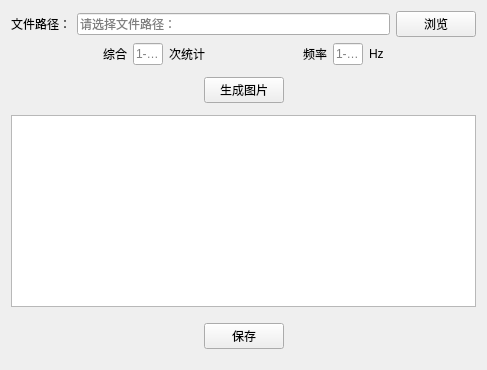
            <widget class="QWidget" name="tab">
             <attribute name="title">
              <string>辐射噪声位置与强度联合分布</string>
             </attribute>
             <layout class="QVBoxLayout" name="verticalLayout_16">
              <item>
               <layout class="QHBoxLayout" name="horizontalLayout_49" stretch="0,10,1">
                <item>
                 <widget class="QLabel" name="label_39">
                  <property name="text">
                   <string>文件路径：</string>
                  </property>
                 </widget>
                </item>
                <item>
                 <widget class="QLineEdit" name="tab6_1_browse_filepass_text">
                  <property name="placeholderText">
                   <string>请选择文件路径：</string>
                  </property>
                 </widget>
                </item>
                <item>
                 <widget class="QPushButton" name="tab6_1_browse_filepass_button">
                  <property name="text">
                   <string>浏览</string>
                  </property>
                 </widget>
                </item>
               </layout>
              </item>
              <item>
               <layout class="QHBoxLayout" name="horizontalLayout_28" stretch="3,0,1,0,3,0,1,0,3">
                <item>
                 <spacer name="horizontalSpacer_31">
                  <property name="orientation">
                   <enum>Qt::Horizontal</enum>
                  </property>
                  <property name="sizeHint" stdset="0">
                   <size>
                    <width>40</width>
                    <height>20</height>
                   </size>
                  </property>
                 </spacer>
                </item>
                <item>
                 <widget class="QLabel" name="label_5">
                  <property name="text">
                   <string>综合</string>
                  </property>
                 </widget>
                </item>
                <item>
                 <widget class="QLineEdit" name="tab6_1_num_input_text">
                  <property name="placeholderText">
                   <string>1-100</string>
                  </property>
                 </widget>
                </item>
                <item>
                 <widget class="QLabel" name="label_6">
                  <property name="text">
                   <string>次统计</string>
                  </property>
                 </widget>
                </item>
                <item>
                 <spacer name="horizontalSpacer_32">
                  <property name="orientation">
                   <enum>Qt::Horizontal</enum>
                  </property>
                  <property name="sizeHint" stdset="0">
                   <size>
                    <width>40</width>
                    <height>20</height>
                   </size>
                  </property>
                 </spacer>
                </item>
                <item>
                 <widget class="QLabel" name="label_7">
                  <property name="text">
                   <string>频率</string>
                  </property>
                 </widget>
                </item>
                <item>
                 <widget class="QLineEdit" name="tab6_1_hz_input_text">
                  <property name="placeholderText">
                   <string>1-300</string>
                  </property>
                 </widget>
                </item>
                <item>
                 <widget class="QLabel" name="label_8">
                  <property name="text">
                   <string>Hz</string>
                  </property>
                 </widget>
                </item>
                <item>
                 <spacer name="horizontalSpacer_33">
                  <property name="orientation">
                   <enum>Qt::Horizontal</enum>
                  </property>
                  <property name="sizeHint" stdset="0">
                   <size>
                    <width>40</width>
                    <height>20</height>
                   </size>
                  </property>
                 </spacer>
                </item>
               </layout>
              </item>
              <item>
               <layout class="QHBoxLayout" name="horizontalLayout_50" stretch="10,2,10">
                <property name="topMargin">
                 <number>6</number>
                </property>
                <property name="bottomMargin">
                 <number>6</number>
                </property>
                <item>
                 <spacer name="horizontalSpacer_34">
                  <property name="orientation">
                   <enum>Qt::Horizontal</enum>
                  </property>
                  <property name="sizeHint" stdset="0">
                   <size>
                    <width>40</width>
                    <height>20</height>
                   </size>
                  </property>
                 </spacer>
                </item>
                <item>
                 <widget class="QPushButton" name="tab6_1_run_button">
                  <property name="sizePolicy">
                   <sizepolicy hsizetype="Minimum" vsizetype="Fixed">
                    <horstretch>0</horstretch>
                    <verstretch>0</verstretch>
                   </sizepolicy>
                  </property>
                  <property name="text">
                   <string>生成图片</string>
                  </property>
                 </widget>
                </item>
                <item>
                 <spacer name="horizontalSpacer_35">
                  <property name="orientation">
                   <enum>Qt::Horizontal</enum>
                  </property>
                  <property name="sizeHint" stdset="0">
                   <size>
                    <width>40</width>
                    <height>20</height>
                   </size>
                  </property>
                 </spacer>
                </item>
               </layout>
              </item>
              <item>
               <widget class="QGraphicsView" name="tab6_1_graphics_view"/>
              </item>
              <item>
               <layout class="QHBoxLayout" name="horizontalLayout_51" stretch="10,2,10">
                <property name="topMargin">
                 <number>10</number>
                </property>
                <property name="bottomMargin">
                 <number>10</number>
                </property>
                <item>
                 <spacer name="horizontalSpacer_36">
                  <property name="orientation">
                   <enum>Qt::Horizontal</enum>
                  </property>
                  <property name="sizeHint" stdset="0">
                   <size>
                    <width>40</width>
                    <height>20</height>
                   </size>
                  </property>
                 </spacer>
                </item>
                <item>
                 <widget class="QPushButton" name="tab6_1_save_pic_button">
                  <property name="sizePolicy">
                   <sizepolicy hsizetype="Minimum" vsizetype="Fixed">
                    <horstretch>0</horstretch>
                    <verstretch>0</verstretch>
                   </sizepolicy>
                  </property>
                  <property name="text">
                   <string>保存</string>
                  </property>
                 </widget>
                </item>
                <item>
                 <spacer name="horizontalSpacer_37">
                  <property name="orientation">
                   <enum>Qt::Horizontal</enum>
                  </property>
                  <property name="sizeHint" stdset="0">
                   <size>
                    <width>40</width>
                    <height>20</height>
                   </size>
                  </property>
                 </spacer>
                </item>
               </layout>
              </item>
             </layout>
            </widget>
